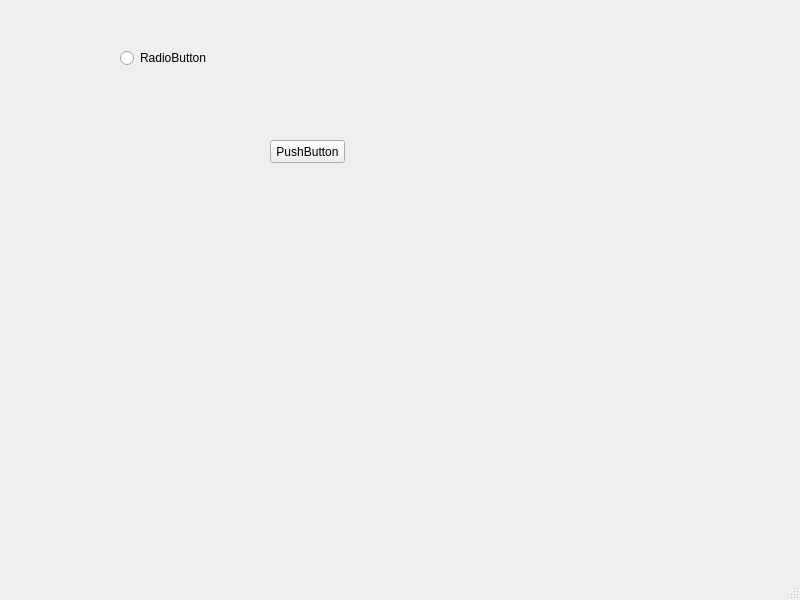
<?xml version="1.0" encoding="UTF-8"?>
<ui version="4.0">
 <class>MainWindow</class>
 <widget class="QMainWindow" name="MainWindow">
  <property name="geometry">
   <rect>
    <x>0</x>
    <y>0</y>
    <width>800</width>
    <height>600</height>
   </rect>
  </property>
  <property name="windowTitle">
   <string>MainWindow</string>
  </property>
  <widget class="QWidget" name="centralwidget">
   <widget class="QPushButton" name="pushButton">
    <property name="geometry">
     <rect>
      <x>270</x>
      <y>140</y>
      <width>75</width>
      <height>23</height>
     </rect>
    </property>
    <property name="text">
     <string>PushButton</string>
    </property>
   </widget>
   <widget class="QRadioButton" name="radioButton">
    <property name="geometry">
     <rect>
      <x>120</x>
      <y>50</y>
      <width>89</width>
      <height>16</height>
     </rect>
    </property>
    <property name="text">
     <string>RadioButton</string>
    </property>
   </widget>
  </widget>
  <widget class="QMenuBar" name="menubar">
   <property name="geometry">
    <rect>
     <x>0</x>
     <y>0</y>
     <width>800</width>
     <height>23</height>
    </rect>
   </property>
  </widget>
  <widget class="QStatusBar" name="statusbar"/>
 </widget>
 <resources/>
 <connections/>
</ui>
